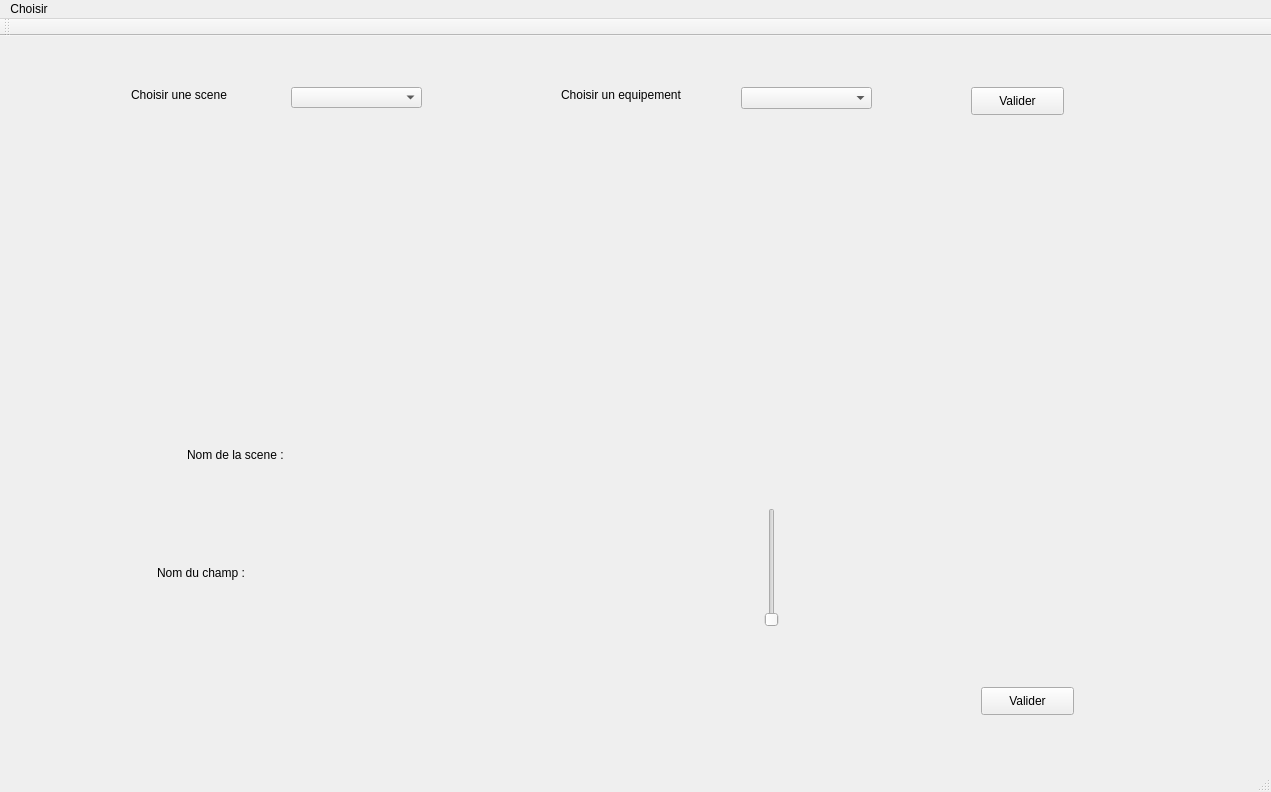
<?xml version="1.0" encoding="UTF-8"?>
<ui version="4.0">
 <class>modulesTestDMXProjectClass</class>
 <widget class="QMainWindow" name="modulesTestDMXProjectClass">
  <property name="geometry">
   <rect>
    <x>0</x>
    <y>0</y>
    <width>1271</width>
    <height>792</height>
   </rect>
  </property>
  <property name="windowTitle">
   <string>DMXProject</string>
  </property>
  <widget class="QWidget" name="centralWidget">
   <layout class="QVBoxLayout" name="verticalLayout">
    <item>
     <widget class="QStackedWidget" name="stackedWidget">
      <property name="currentIndex">
       <number>8</number>
      </property>
      <widget class="QWidget" name="page_3">
       <widget class="QWidget" name="formLayoutWidget">
        <property name="geometry">
         <rect>
          <x>0</x>
          <y>80</y>
          <width>1020</width>
          <height>283</height>
         </rect>
        </property>
        <layout class="QFormLayout" name="formLayout">
         <item row="9" column="0">
          <widget class="QLabel" name="label">
           <property name="text">
            <string>Liste des scenes existantes :</string>
           </property>
          </widget>
         </item>
         <item row="6" column="0">
          <widget class="QPushButton" name="pushButtonValider">
           <property name="layoutDirection">
            <enum>Qt::LeftToRight</enum>
           </property>
           <property name="text">
            <string>Valider</string>
           </property>
           <property name="autoDefault">
            <bool>false</bool>
           </property>
           <property name="default">
            <bool>false</bool>
           </property>
           <property name="flat">
            <bool>false</bool>
           </property>
          </widget>
         </item>
         <item row="1" column="1">
          <widget class="QLineEdit" name="lineEditNomScene">
           <property name="minimumSize">
            <size>
             <width>50</width>
             <height>25</height>
            </size>
           </property>
          </widget>
         </item>
         <item row="1" column="0">
          <widget class="QLabel" name="labelNomScene">
           <property name="text">
            <string>Créer une nouvelle scene : </string>
           </property>
          </widget>
         </item>
         <item row="9" column="1">
          <widget class="QListWidget" name="listWidget"/>
         </item>
         <item row="7" column="0">
          <widget class="QLabel" name="label_2">
           <property name="text">
            <string/>
           </property>
          </widget>
         </item>
         <item row="8" column="0">
          <widget class="QLabel" name="label_3">
           <property name="text">
            <string/>
           </property>
          </widget>
         </item>
        </layout>
       </widget>
      </widget>
      <widget class="QWidget" name="page_4">
       <widget class="QWidget" name="horizontalLayoutWidget_2">
        <property name="geometry">
         <rect>
          <x>0</x>
          <y>0</y>
          <width>1181</width>
          <height>661</height>
         </rect>
        </property>
        <layout class="QHBoxLayout" name="horizontalLayout_10">
         <item>
          <layout class="QVBoxLayout" name="verticalLayout_6">
           <item>
            <widget class="QLabel" name="label_4">
             <property name="text">
              <string>Selectionnez vos equipements :</string>
             </property>
            </widget>
           </item>
          </layout>
         </item>
         <item>
          <layout class="QVBoxLayout" name="verticalLayoutEquipements">
           <item>
            <widget class="QCheckBox" name="widgetEquipements">
             <property name="text">
              <string>CheckBox</string>
             </property>
            </widget>
           </item>
          </layout>
         </item>
         <item>
          <layout class="QVBoxLayout" name="verticalLayout_16">
           <item>
            <widget class="QLabel" name="label_5">
             <property name="text">
              <string>Selectionnez quelle scene vous souhaitez configurer :</string>
             </property>
            </widget>
           </item>
          </layout>
         </item>
         <item>
          <layout class="QVBoxLayout" name="verticalLayoutScenes">
           <item>
            <widget class="QCheckBox" name="widgetScenes">
             <property name="text">
              <string>CheckBox</string>
             </property>
            </widget>
           </item>
          </layout>
         </item>
        </layout>
       </widget>
       <widget class="QPushButton" name="pushButton">
        <property name="geometry">
         <rect>
          <x>1220</x>
          <y>660</y>
          <width>93</width>
          <height>28</height>
         </rect>
        </property>
        <property name="text">
         <string>Valider</string>
        </property>
       </widget>
      </widget>
      <widget class="QWidget" name="page_5">
       <widget class="QWidget" name="horizontalLayoutWidget">
        <property name="geometry">
         <rect>
          <x>50</x>
          <y>80</y>
          <width>901</width>
          <height>461</height>
         </rect>
        </property>
        <layout class="QHBoxLayout" name="horizontalLayout">
         <item>
          <layout class="QVBoxLayout" name="verticalLayout_4">
           <item>
            <layout class="QHBoxLayout" name="horizontalLayout_9"/>
           </item>
           <item>
            <layout class="QHBoxLayout" name="horizontalLayout_8">
             <item>
              <widget class="QLabel" name="nomEquipLabel_2">
               <property name="text">
                <string>Nom de l'equipement :</string>
               </property>
              </widget>
             </item>
            </layout>
           </item>
           <item>
            <layout class="QHBoxLayout" name="horizontalLayout_7">
             <item>
              <widget class="QLabel" name="adresseEquipLabel">
               <property name="text">
                <string>Adresse de l'equipement :</string>
               </property>
              </widget>
             </item>
            </layout>
           </item>
           <item>
            <layout class="QHBoxLayout" name="horizontalLayout_6">
             <item>
              <widget class="QLabel" name="nbCanauxLabel">
               <property name="text">
                <string>Nombre de canaux :</string>
               </property>
              </widget>
             </item>
            </layout>
           </item>
           <item>
            <layout class="QHBoxLayout" name="horizontalLayout_4"/>
           </item>
           <item>
            <layout class="QHBoxLayout" name="horizontalLayout_5">
             <item>
              <widget class="QPushButton" name="buttonEquip">
               <property name="text">
                <string>Ajouter equipement</string>
               </property>
              </widget>
             </item>
            </layout>
           </item>
          </layout>
         </item>
         <item>
          <layout class="QVBoxLayout" name="verticalLayout_2">
           <item>
            <layout class="QHBoxLayout" name="horizontalLayout_21"/>
           </item>
           <item>
            <layout class="QHBoxLayout" name="horizontalLayout_20">
             <item>
              <widget class="QLineEdit" name="nomEquipEdit"/>
             </item>
            </layout>
           </item>
           <item>
            <layout class="QHBoxLayout" name="horizontalLayout_19">
             <item>
              <widget class="QLineEdit" name="adresseEquipEdit"/>
             </item>
            </layout>
           </item>
           <item>
            <layout class="QHBoxLayout" name="horizontalLayout_18">
             <item>
              <widget class="QLineEdit" name="nbCannauxEdit"/>
             </item>
            </layout>
           </item>
           <item>
            <layout class="QHBoxLayout" name="horizontalLayout_16"/>
           </item>
           <item>
            <layout class="QHBoxLayout" name="horizontalLayout_17"/>
           </item>
          </layout>
         </item>
        </layout>
       </widget>
       <widget class="QLabel" name="label_6">
        <property name="geometry">
         <rect>
          <x>300</x>
          <y>10</y>
          <width>491</width>
          <height>61</height>
         </rect>
        </property>
        <property name="font">
         <font>
          <pointsize>24</pointsize>
          <weight>75</weight>
          <bold>true</bold>
         </font>
        </property>
        <property name="text">
         <string>Ajouter un Equipement</string>
        </property>
       </widget>
      </widget>
      <widget class="QWidget" name="page">
       <widget class="QWidget" name="verticalLayoutWidget_5">
        <property name="geometry">
         <rect>
          <x>210</x>
          <y>80</y>
          <width>861</width>
          <height>541</height>
         </rect>
        </property>
        <layout class="QVBoxLayout" name="verticalLayout_17"/>
       </widget>
       <widget class="QPushButton" name="validateButtonEquip">
        <property name="geometry">
         <rect>
          <x>1100</x>
          <y>600</y>
          <width>93</width>
          <height>28</height>
         </rect>
        </property>
        <property name="text">
         <string>Valider</string>
        </property>
       </widget>
      </widget>
      <widget class="QWidget" name="page_2">
       <widget class="QWidget" name="verticalLayoutWidget_6">
        <property name="geometry">
         <rect>
          <x>240</x>
          <y>80</y>
          <width>791</width>
          <height>461</height>
         </rect>
        </property>
        <layout class="QVBoxLayout" name="verticalLayout_18"/>
       </widget>
       <widget class="QPushButton" name="ValidateButtonCanal">
        <property name="geometry">
         <rect>
          <x>1080</x>
          <y>540</y>
          <width>93</width>
          <height>28</height>
         </rect>
        </property>
        <property name="text">
         <string>Valider</string>
        </property>
       </widget>
      </widget>
      <widget class="QWidget" name="page_6">
       <widget class="QWidget" name="verticalLayoutWidget">
        <property name="geometry">
         <rect>
          <x>60</x>
          <y>60</y>
          <width>1051</width>
          <height>631</height>
         </rect>
        </property>
        <layout class="QVBoxLayout" name="verticalLayout_3"/>
       </widget>
      </widget>
      <widget class="QWidget" name="page_7">
       <widget class="QComboBox" name="sceneComboBox">
        <property name="geometry">
         <rect>
          <x>70</x>
          <y>290</y>
          <width>171</width>
          <height>31</height>
         </rect>
        </property>
       </widget>
       <widget class="QLabel" name="label_7">
        <property name="geometry">
         <rect>
          <x>70</x>
          <y>260</y>
          <width>161</width>
          <height>16</height>
         </rect>
        </property>
        <property name="text">
         <string>Choisir une scene a tester : </string>
        </property>
       </widget>
       <widget class="QPushButton" name="testSceneButton">
        <property name="geometry">
         <rect>
          <x>330</x>
          <y>290</y>
          <width>93</width>
          <height>28</height>
         </rect>
        </property>
        <property name="text">
         <string>Tester la scene</string>
        </property>
       </widget>
      </widget>
      <widget class="QWidget" name="page_8">
       <widget class="QLabel" name="label_8">
        <property name="geometry">
         <rect>
          <x>500</x>
          <y>10</y>
          <width>241</width>
          <height>181</height>
         </rect>
        </property>
        <property name="font">
         <font>
          <pointsize>28</pointsize>
          <weight>75</weight>
          <bold>true</bold>
         </font>
        </property>
        <property name="text">
         <string>DMX Project</string>
        </property>
       </widget>
       <widget class="QLabel" name="label_9">
        <property name="geometry">
         <rect>
          <x>10</x>
          <y>670</y>
          <width>421</width>
          <height>31</height>
         </rect>
        </property>
        <property name="font">
         <font>
          <pointsize>10</pointsize>
         </font>
        </property>
        <property name="text">
         <string>creer par: LOPES Damien ; BOTEL Faustin ; LEDUC Jean ; LEFEVRE Tom</string>
        </property>
       </widget>
       <widget class="QLabel" name="label_10">
        <property name="geometry">
         <rect>
          <x>430</x>
          <y>270</y>
          <width>271</width>
          <height>171</height>
         </rect>
        </property>
        <property name="text">
         <string>TextLabel</string>
        </property>
       </widget>
      </widget>
      <widget class="QWidget" name="page_9">
       <widget class="QLabel" name="champLabel">
        <property name="geometry">
         <rect>
          <x>146</x>
          <y>500</y>
          <width>101</width>
          <height>51</height>
         </rect>
        </property>
        <property name="text">
         <string>Nom du champ :</string>
        </property>
       </widget>
       <widget class="QLabel" name="nomSceneLabel">
        <property name="geometry">
         <rect>
          <x>176</x>
          <y>400</y>
          <width>111</width>
          <height>16</height>
         </rect>
        </property>
        <property name="text">
         <string>Nom de la scene :</string>
        </property>
       </widget>
       <widget class="QLabel" name="nomSceneAfficheLabel">
        <property name="geometry">
         <rect>
          <x>290</x>
          <y>400</y>
          <width>151</width>
          <height>20</height>
         </rect>
        </property>
        <property name="text">
         <string/>
        </property>
       </widget>
       <widget class="QLabel" name="valeurAfficheLabel">
        <property name="geometry">
         <rect>
          <x>256</x>
          <y>520</y>
          <width>121</width>
          <height>16</height>
         </rect>
        </property>
        <property name="text">
         <string/>
        </property>
       </widget>
       <widget class="QPushButton" name="validateCanalButton">
        <property name="geometry">
         <rect>
          <x>970</x>
          <y>640</y>
          <width>93</width>
          <height>28</height>
         </rect>
        </property>
        <property name="text">
         <string>Valider</string>
        </property>
       </widget>
       <widget class="QLabel" name="sceneLabel">
        <property name="geometry">
         <rect>
          <x>120</x>
          <y>40</y>
          <width>111</width>
          <height>16</height>
         </rect>
        </property>
        <property name="text">
         <string>Choisir une scene</string>
        </property>
       </widget>
       <widget class="QComboBox" name="SceneComboBox">
        <property name="geometry">
         <rect>
          <x>280</x>
          <y>40</y>
          <width>131</width>
          <height>21</height>
         </rect>
        </property>
       </widget>
       <widget class="QLabel" name="equipLabel">
        <property name="geometry">
         <rect>
          <x>550</x>
          <y>40</y>
          <width>141</width>
          <height>16</height>
         </rect>
        </property>
        <property name="text">
         <string>Choisir un equipement</string>
        </property>
       </widget>
       <widget class="QComboBox" name="EquipComboBox">
        <property name="geometry">
         <rect>
          <x>730</x>
          <y>40</y>
          <width>131</width>
          <height>22</height>
         </rect>
        </property>
       </widget>
       <widget class="QPushButton" name="ValidSceneEquipButton">
        <property name="geometry">
         <rect>
          <x>960</x>
          <y>40</y>
          <width>93</width>
          <height>28</height>
         </rect>
        </property>
        <property name="text">
         <string>Valider</string>
        </property>
       </widget>
       <widget class="QWidget" name="horizontalLayoutWidget_3">
        <property name="geometry">
         <rect>
          <x>410</x>
          <y>450</y>
          <width>701</width>
          <height>141</height>
         </rect>
        </property>
        <layout class="QHBoxLayout" name="horizontalLayoutSlideBar">
         <item>
          <widget class="QSlider" name="verticalSlider">
           <property name="maximum">
            <number>255</number>
           </property>
           <property name="orientation">
            <enum>Qt::Vertical</enum>
           </property>
          </widget>
         </item>
        </layout>
       </widget>
      </widget>
     </widget>
    </item>
   </layout>
  </widget>
  <widget class="QMenuBar" name="menuBar">
   <property name="geometry">
    <rect>
     <x>0</x>
     <y>0</y>
     <width>1271</width>
     <height>26</height>
    </rect>
   </property>
   <widget class="QMenu" name="menuChoisir">
    <property name="title">
     <string>Choisir</string>
    </property>
    <addaction name="actionSupprimer_un_equipement"/>
    <addaction name="actionCreer_une_sc_ne"/>
    <addaction name="actionConfigurer_une_sc_ne_2"/>
    <addaction name="actionTester_une_scene"/>
    <addaction name="actionArduino"/>
   </widget>
   <addaction name="menuChoisir"/>
  </widget>
  <widget class="QToolBar" name="mainToolBar">
   <property name="styleSheet">
    <string notr="true"/>
   </property>
   <attribute name="toolBarArea">
    <enum>TopToolBarArea</enum>
   </attribute>
   <attribute name="toolBarBreak">
    <bool>false</bool>
   </attribute>
  </widget>
  <widget class="QStatusBar" name="statusBar"/>
  <action name="actionCreer_une_sc_ne">
   <property name="text">
    <string>Creer une scene</string>
   </property>
  </action>
  <action name="actionConfigurer_une_sc_ne_2">
   <property name="text">
    <string>Configurer une scene</string>
   </property>
  </action>
  <action name="actionAjouter_un_equipement">
   <property name="text">
    <string>Ajouter un equipement</string>
   </property>
  </action>
  <action name="actionSupprimer_un_equipement">
   <property name="text">
    <string>Gerer un equipement</string>
   </property>
  </action>
  <action name="actionTester_une_scene">
   <property name="text">
    <string>Tester une scene</string>
   </property>
  </action>
  <action name="actionArduino">
   <property name="text">
    <string>Arduino</string>
   </property>
  </action>
 </widget>
 <layoutdefault spacing="6" margin="11"/>
 <resources>
  <include location="modulesTestDMXProject.qrc"/>
 </resources>
 <connections/>
</ui>
